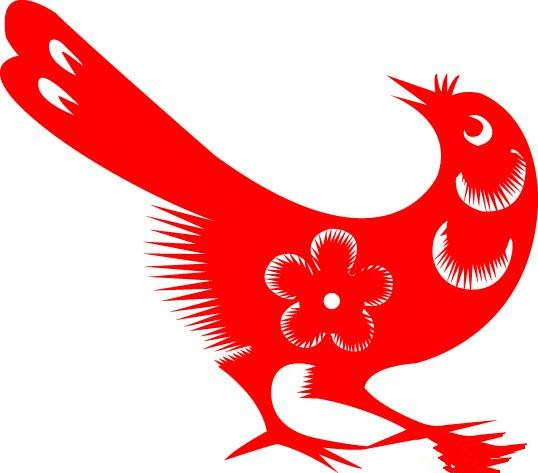
#> input picture datas/paper_cutjpg.jpg, 538 x 473 px
$ jupyter execute '47-图像特效-剪纸艺术滤镜.ipynb'   (shell and % lines are left out)
#> lines starting #> are read from the running program, lines starting #| are printed output that depends on the picture; after the words box and inside, x2 and y2 are one past the last pixel; in counts of white or black regions, pixels touching at a corner belong together
# 图像特效-剪纸艺术滤镜

[cell 1]
from scipy import signal
import numpy as np
import cv2
import matplotlib.pyplot as plt
from numpy.lib.function_base import histogram

[cell 2]
src = cv2.imread('../datas/paper_cutjpg.jpg')
#> src is the input picture: shape (473, 538, 3); mean B, G, R 167.8, 167.7, 250.4
gray = cv2.imread('../datas/paper_cutjpg.jpg',0)
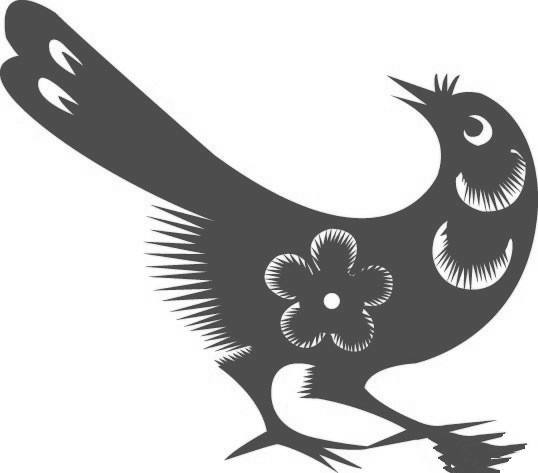
#> gray: shape (473, 538); min 39, max 255, mean 192.8
rgb = cv2.cvtColor(src,cv2.COLOR_BGR2RGB)

[cell 3]
def paper_cut(src,bgcolor,fgcolor):
#> called with bgcolor = (115, 115, 115), fgcolor = (0, 255, 0)
    srcf = src.astype(np.float32)
    if len(src.shape) < 3:
        srcf = cv2.cvtColor(src,cv2.COLOR_GRAY2RGB).astype(np.float32)
    gray = cv2.cvtColor(srcf,cv2.COLOR_RGB2GRAY)
    meanval = np.mean(gray)
#> meanval = 192.5
    dst = np.zeros_like(srcf)
    idxr = (srcf[:,:,0] > meanval) # 背景色
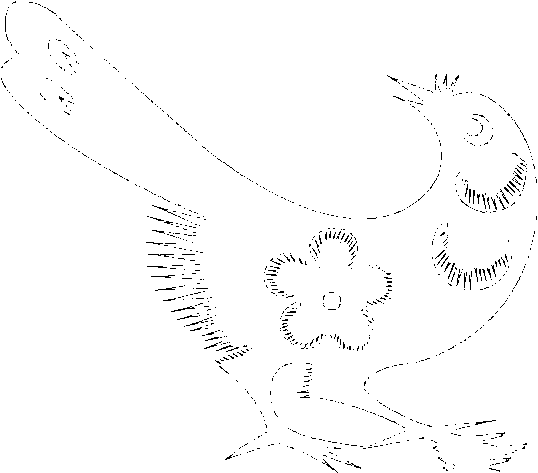
#> idxr: shape (473, 538) bool; 98.5% white; black in thin lines or dots
    idxg = (srcf[:,:,1] > meanval)
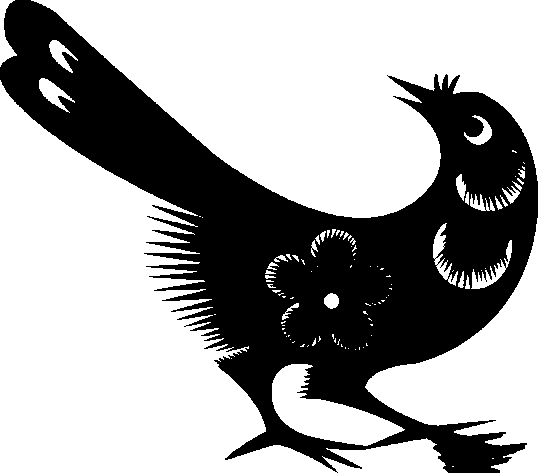
#> idxg: shape (473, 538) bool; 64.2% white; 1 black region, box (x1, y1, x2, y2) and area: (0, 0, 538, 473) 91033
    idxb = (srcf[:,:,2] > meanval)
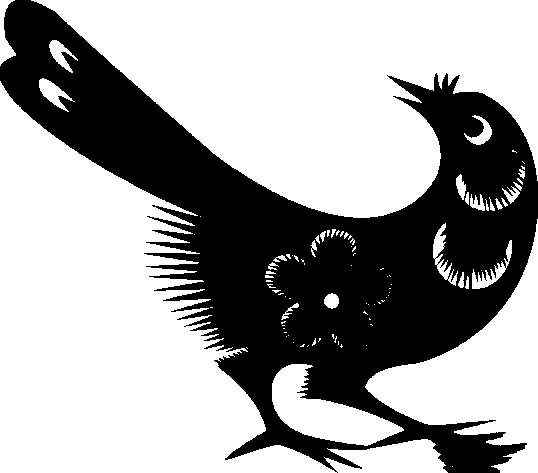
#> idxb: shape (473, 538) bool; 64.1% white; 1 black region, box (x1, y1, x2, y2) and area: (0, 0, 538, 473) 91387
    dstr = dst[:,:,0]
    dstg = dst[:,:,1]
    dstb = dst[:,:,2]
    dstr[idxr] = bgcolor[0]
    dstg[idxg] = bgcolor[1]
    dstb[idxb] = bgcolor[2]

    dstr[~idxr] = fgcolor[0]
    dstg[~idxg] = fgcolor[1]
    dstb[~idxb] = fgcolor[2]
    dst[dst < 0] = 0
    dst[dst > 255] = 255
    return dst.astype(np.uint8)

[cell 4]
dst = paper_cut(rgb,(115,115,115),(0,255,0))
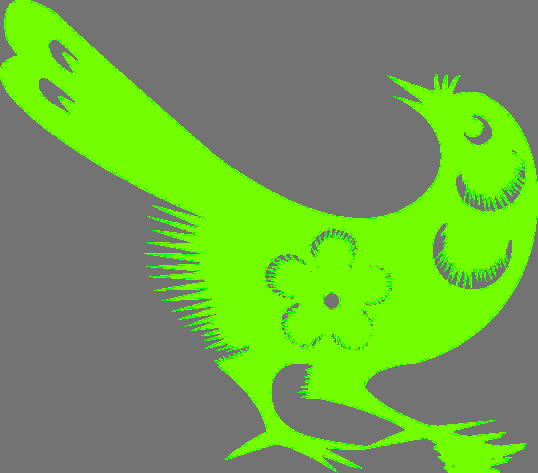
#> dst: shape (473, 538, 3); mean R, G, B 113.3, 165.1, 73.7
plt.imshow(dst)

$ run again, with datas/animal.jpg copied over datas/paper_cutjpg.jpg
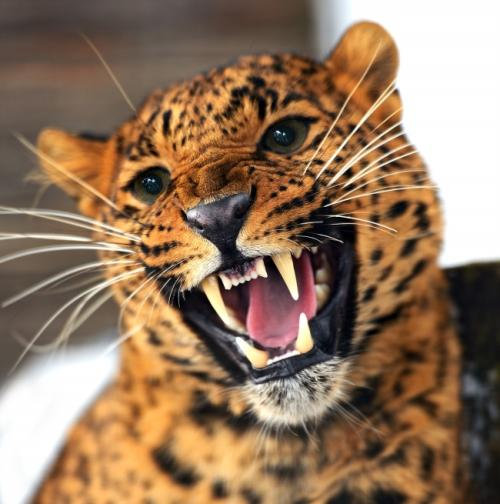
#> input picture datas/animal.jpg, 500 x 504 px
#> src is the input picture: shape (504, 500, 3); mean B, G, R 95.3, 119.5, 147.5
#> meanval = 125.1
#> in paper_cut, `idxr = (srcf[:,:,0] > meanval)`:
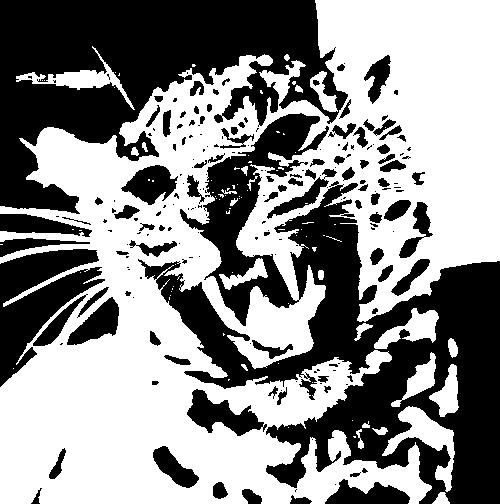
#> idxr: shape (504, 500) bool; 55.2% white; 199 black regions (108 under 20 px), largest, box (x1, y1, x2, y2) and area: (138, 113, 500, 504) 49725, (0, 0, 348, 214) 37461, (0, 249, 105, 387) 6852
#> idxg: shape (504, 500) bool; 38.2% white; 185 white regions (139 under 20 px), largest, box (x1, y1, x2, y2) and area: (0, 201, 355, 504) 46565, (294, 0, 500, 268) 31757, (116, 68, 250, 187) 3513
#> idxb: shape (504, 500) bool; 21.5% white; 135 white regions (104 under 20 px), largest, box (x1, y1, x2, y2) and area: (316, 0, 500, 268) 26908, (0, 267, 145, 504) 13149, (236, 356, 350, 427) 3555
#> `dst = paper_cut(rgb,(115,115,115),(0,255,0))`:
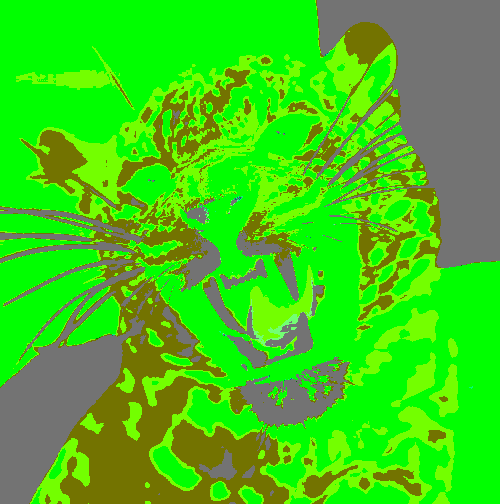
#> dst: shape (504, 500, 3); mean R, G, B 63.5, 201.6, 24.8
